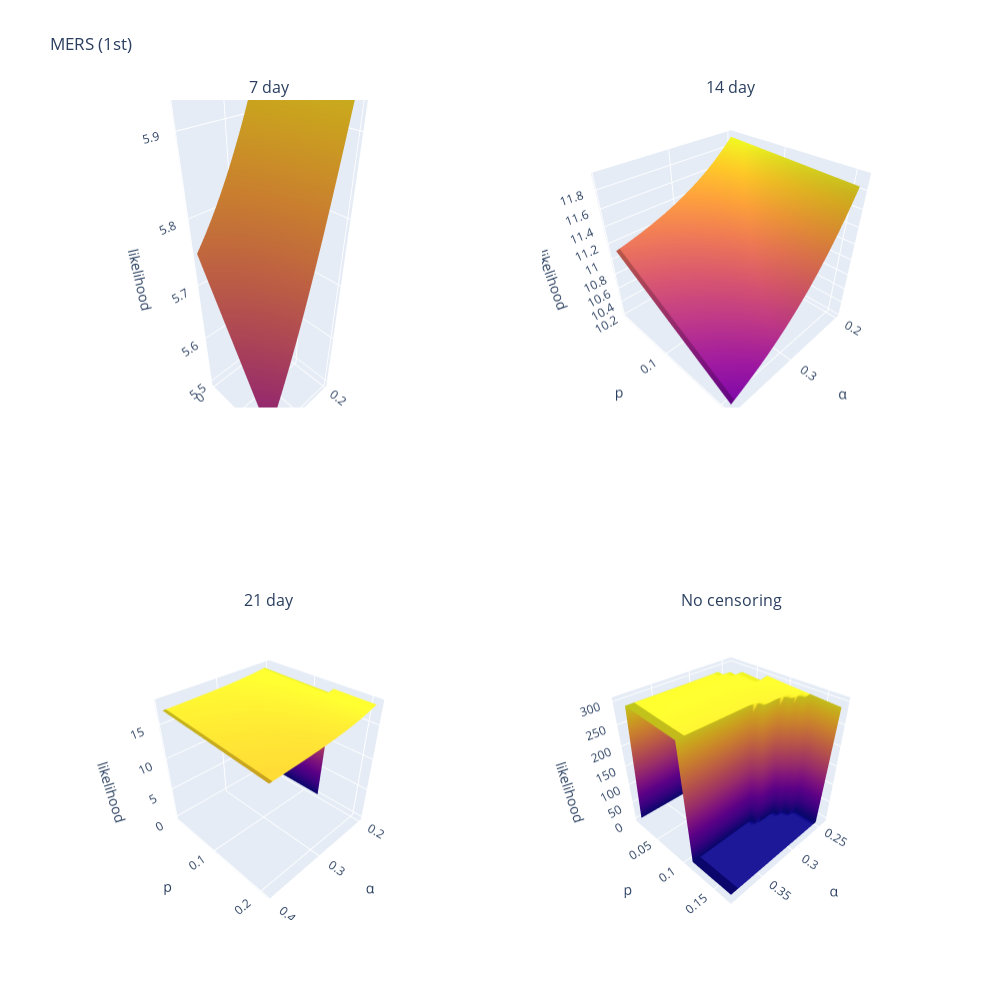

Notebook code cell kept with this figure:
### Code cell
plot_surfaces("MERS (1st)", mers_first_7d, mers_first_14d, mers_first_21d, mers_first_402d)

### Figure 1 — Plotly figure (JSON) as saved in the notebook; plotly's stock layout.template omitted (floating-point values rounded to 4 significant figures; data arrays with more than 128 entries replaced by an {"elided": "..."} marker saying what was removed)
{"data": [{"scene": "scene", "showscale": false, "type": "surface", "x": [0.2, 0.21, 0.22, 0.23, 0.24, 0.25, 0.26, 0.27, 0.28, 0.29, 0.3, 0.31, 0.32, 0.33, 0.34, 0.35, 0.36, 0.37, 0.38, 0.39, 0.4], "y": [0, 0.01, 0.02, 0.03, 0.04, 0.05, 0.06, 0.07, 0.08, 0.09, 0.1, 0.11, 0.12, 0.13, 0.14, 0.15, 0.16, 0.17, 0.18, 0.19, 0.2, 0.21, 0.22, 0.23, 0.24, 0.25, 0.26, 0.27, 0.28, 0.29, 0.3, 0.31, 0.32, 0.33, 0.34, 0.35, 0.36, 0.37, 0.38, 0.39, 0.4, 0.41, 0.42, 0.43, 0.44, 0.45, 0.46, 0.47, 0.48, 0.49, 0.5, 0.51, 0.52, 0.53, 0.54, 0.55, 0.56, 0.57, 0.58, 0.59, 0.6, 0.61, 0.62, 0.63, 0.64, 0.65, 0.66, 0.67, 0.68, 0.69, 0.7, 0.71, 0.72, 0.73, 0.74, 0.75, 0.76, 0.77, 0.78, 0.79, 0.8, 0.81, 0.82, 0.83, 0.84, 0.85, 0.86, 0.87, 0.88, 0.89, 0.9, 0.91, 0.92, 0.93, 0.94, 0.95, 0.96, 0.97, 0.98, 0.99, 1], "z": {"elided": "21x101 float values"}}, {"scene": "scene2", "showscale": false, "type": "surface", "x": [0.2, 0.21, 0.22, 0.23, 0.24, 0.25, 0.26, 0.27, 0.28, 0.29, 0.3, 0.31, 0.32, 0.33, 0.34, 0.35, 0.36, 0.37, 0.38, 0.39, 0.4], "y": [0.01, 0.02, 0.03, 0.04, 0.05, 0.06, 0.07, 0.08, 0.09, 0.1, 0.11, 0.12, 0.13, 0.14, 0.15, 0.16, 0.17, 0.18, 0.19, 0.2, 0.21, 0.22, 0.23, 0.24, 0.25, 0.26, 0.27, 0.28, 0.29, 0.3, 0.31, 0.32, 0.33, 0.34, 0.35, 0.36, 0.37, 0.38, 0.39, 0.4, 0.41, 0.42, 0.43, 0.44, 0.45, 0.46, 0.47, 0.48, 0.49, 0.5, 0.51, 0.52, 0.53, 0.54, 0.55, 0.56, 0.57, 0.58, 0.59, 0.6, 0.61, 0.62, 0.63, 0.64, 0.65, 0.66, 0.67, 0.68, 0.69, 0.7, 0.71, 0.72, 0.73, 0.74, 0.75, 0.76, 0.77, 0.78, 0.79, 0.8, 0.81, 0.82, 0.83, 0.84, 0.85, 0.86, 0.87, 0.88, 0.89, 0.9, 0.91, 0.92, 0.93, 0.94, 0.95, 0.96, 0.97, 0.98, 0.99, 1], "z": {"elided": "21x100 float values"}}, {"scene": "scene3", "showscale": false, "type": "surface", "x": [0.2, 0.21, 0.22, 0.23, 0.24, 0.25, 0.26, 0.27, 0.28, 0.29, 0.3, 0.31, 0.32, 0.33, 0.34, 0.35, 0.36, 0.37, 0.38, 0.39, 0.4], "y": [0.01, 0.02, 0.03, 0.04, 0.05, 0.06, 0.07, 0.08, 0.09, 0.1, 0.11, 0.12, 0.13, 0.14, 0.15, 0.16, 0.17, 0.18, 0.19, 0.2, 0.21, 0.22, 0.23, 0.24, 0.25, 0.26, 0.27, 0.28, 0.29, 0.3, 0.31, 0.32, 0.33, 0.34, 0.35, 0.36, 0.37, 0.38, 0.39, 0.4, 0.41, 0.42, 0.43, 0.44, 0.45, 0.46, 0.47, 0.48, 0.49, 0.5, 0.51, 0.52, 0.53, 0.54, 0.55, 0.56, 0.57, 0.58, 0.59, 0.6, 0.61, 0.62, 0.63, 0.64, 0.65, 0.66, 0.67, 0.68, 0.69, 0.7, 0.71, 0.72, 0.73, 0.74, 0.75, 0.76, 0.77, 0.78, 0.79, 0.8, 0.81, 0.82, 0.83, 0.84, 0.85, 0.86, 0.87, 0.88, 0.89, 0.9, 0.91, 0.92, 0.93, 0.94, 0.95, 0.96, 0.97, 0.98, 0.99, 1], "z": {"elided": "21x100 float values"}}, {"scene": "scene4", "showscale": false, "type": "surface", "x": [0.24, 0.25, 0.26, 0.27, 0.28, 0.29, 0.3, 0.31, 0.32, 0.33, 0.34, 0.35, 0.36, 0.37, 0.38, 0.39, 0.4], "y": [0.01, 0.02, 0.03, 0.04, 0.05, 0.06, 0.07, 0.08, 0.09, 0.1, 0.11, 0.12, 0.13, 0.14, 0.15, 0.16, 0.17, 0.18, 0.19, 0.2, 0.21, 0.22, 0.23, 0.24, 0.25, 0.26, 0.27, 0.28, 0.29, 0.3, 0.31, 0.32, 0.33, 0.34, 0.35, 0.36, 0.37, 0.38, 0.39, 0.4, 0.41, 0.42, 0.43, 0.44, 0.45, 0.46, 0.47, 0.48, 0.49, 0.5, 0.51, 0.52, 0.53, 0.54, 0.55, 0.56, 0.57, 0.58, 0.59, 0.6, 0.61, 0.62, 0.63, 0.64, 0.65, 0.66, 0.67, 0.68, 0.69, 0.7, 0.71, 0.72, 0.73, 0.74, 0.75, 0.76, 0.77, 0.78, 0.79, 0.8, 0.81, 0.82, 0.83, 0.84, 0.85, 0.86, 0.87, 0.88, 0.89, 0.9, 0.91, 0.92, 0.93, 0.94, 0.95, 0.96, 0.97, 0.98, 0.99, 1], "z": {"elided": "17x100 float values"}}], "layout": {"annotations": [{"font": {"size": 16}, "showarrow": false, "text": "7 day", "x": 0.225, "xanchor": "center", "xref": "paper", "y": 1, "yanchor": "bottom", "yref": "paper"}, {"font": {"size": 16}, "showarrow": false, "text": "14 day", "x": 0.775, "xanchor": "center", "xref": "paper", "y": 1, "yanchor": "bottom", "yref": "paper"}, {"font": {"size": 16}, "showarrow": false, "text": "21 day", "x": 0.225, "xanchor": "center", "xref": "paper", "y": 0.375, "yanchor": "bottom", "yref": "paper"}, {"font": {"size": 16}, "showarrow": false, "text": "No censoring", "x": 0.775, "xanchor": "center", "xref": "paper", "y": 0.375, "yanchor": "bottom", "yref": "paper"}], "autosize": true, "height": 1000, "scene": {"aspectmode": "auto", "aspectratio": {"x": 0.63, "y": 0.63, "z": 2.52}, "domain": {"x": [0, 0.45], "y": [0.625, 1]}, "xaxis": {"title": {"text": "α"}, "type": "linear"}, "yaxis": {"title": {"text": "p"}, "type": "linear"}, "zaxis": {"title": {"text": "likelihood"}}}, "scene2": {"aspectmode": "auto", "aspectratio": {"x": 1, "y": 1, "z": 1}, "domain": {"x": [0.55, 1], "y": [0.625, 1]}, "xaxis": {"title": {"text": "α"}, "type": "linear"}, "yaxis": {"title": {"text": "p"}, "type": "linear"}, "zaxis": {"title": {"text": "likelihood"}}}, "scene3": {"aspectmode": "auto", "aspectratio": {"x": 1, "y": 1, "z": 1}, "camera": {"center": {"x": 0, "y": 0, "z": 0}, "eye": {"x": 1.483, "y": 1.483, "z": 1.483}, "projection": {"type": "perspective"}, "up": {"x": 0.00108, "y": -0.001079, "z": 1.0}}, "domain": {"x": [0, 0.45], "y": [0, 0.375]}, "xaxis": {"title": {"text": "α"}, "type": "linear"}, "yaxis": {"title": {"text": "p"}, "type": "linear"}, "zaxis": {"title": {"text": "likelihood"}}}, "scene4": {"aspectmode": "auto", "aspectratio": {"x": 1, "y": 1, "z": 1}, "camera": {"center": {"x": 0, "y": 0, "z": 0}, "eye": {"x": 1.438, "y": 1.438, "z": 1.438}, "projection": {"type": "perspective"}, "up": {"x": 0, "y": 0, "z": 1}}, "domain": {"x": [0.55, 1], "y": [0, 0.375]}, "xaxis": {"title": {"text": "α"}, "type": "linear"}, "yaxis": {"title": {"text": "p"}, "type": "linear"}, "zaxis": {"title": {"text": "likelihood"}}}, "title": {"text": "MERS (1st)"}, "width": 1000}}
